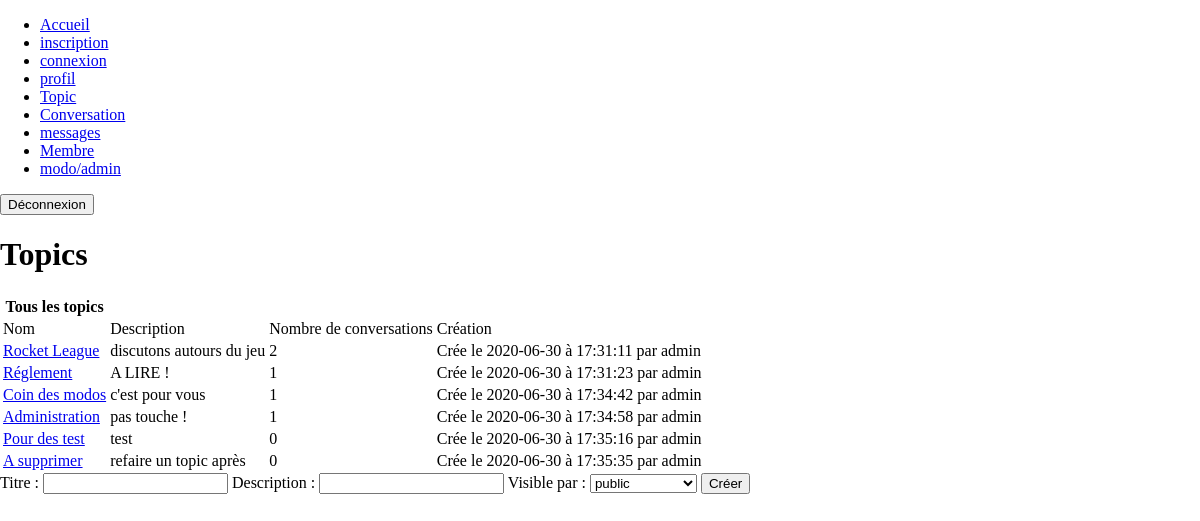
Screenshot of /topic.php (signed in) with the database file from the repository.
### tables this page shows
CREATE TABLE IF NOT EXISTS `topics` (
  `id` int(11) NOT NULL AUTO_INCREMENT,
  `id_utilisateur` int(11) NOT NULL,
  `titre` varchar(140) NOT NULL,
  `description` varchar(255) NOT NULL,
  `id_confidentialite` int(11) NOT NULL,
  `date` datetime NOT NULL DEFAULT current_timestamp(),
  PRIMARY KEY (`id`)
);

CREATE TABLE IF NOT EXISTS `utilisateurs` (
  `id` int(11) NOT NULL AUTO_INCREMENT,
  `login` varchar(80) NOT NULL,
  `mdp` varchar(80) NOT NULL,
  `nom` varchar(255) NOT NULL,
  `prenom` varchar(255) NOT NULL,
  `mail` varchar(255) NOT NULL,
  `avatar` varchar(255) DEFAULT NULL,
  `id_confidentialite` int(11) NOT NULL DEFAULT 2,
  PRIMARY KEY (`id`)
);

### include/php_topic.php (called while the page is built, shortened)
<?php
    require_once 'fonctions/fonction_global.php';
    require_once 'fonctions/fonction_topic.php';
    $connexionbdd = connexionbdd();
    $requete_rang = "SELECT * FROM confidentialite";
    $query_rang = mysqli_query($connexionbdd, $requete_rang);
            if(isset($_SESSION["id_confidentialite"]) && ($_SESSION["id_confidentialite"]==3 || $_SESSION["id_confidentialite"]==4))
                {
                    $requete_topic = "SELECT * FROM utilisateurs INNER JOIN topics ON topics.id_utilisateur=utilisateurs.id";
                }
    $query_topic = mysqli_query($connexionbdd, $requete_topic);
    $topics= mysqli_fetch_all($query_topic, MYSQLI_ASSOC);
?>

### topic.php (the view, shortened to what this page needs)
<?php
    include 'include/php_topic.php';
?>
<!DOCTYPE html>
<html>
<head>
    <link rel="stylesheet" href="css/style.css"/>
</head>
<body>
    <header>
        <?php include 'include/header.php';?>
    </header>
    <main>
        <h1>Topics</h1>
        <table>
            <thead>
                <tr>
                    <th>Tous les topics</th>
                </tr>
            </thead>
            <tbody>
                <tr>
                    <td>Nom</td>
                    <td>Description</td>
                    <td>Nombre de conversations</td>
                    <td>Création</td>
                </tr>
                <?php
                    foreach($topics as $nbtopic => $info_topic)
                        {
                            ?>
                            <tr>
                                <td><a href="conversation.php?id_topic=<?php echo $info_topic["id"];?>"><?php echo $info_topic["titre"];?></a></td>
                                <td><?php echo $info_topic["description"];?></td>
                                <?php count_conv($info_topic);?>
                                <td><?php date_topic($info_topic);?> par <?php echo$info_topic["login"];?></td>
                            </tr>
                            <?php
                        }
                ?>
            </tbody>
        </table>
        <?php
            form_topic($rang);
        ?>
    </main>
</body>
</html>

### fonctions/fonction_topic.php
<?php
function count_conv($info_topic)
    {
        $id = $info_topic["id"];
        $connexionbdd = connexionbdd();
        $requete_conv = "SELECT COUNT(id) FROM conversations WHERE id_topic=$id";
        $query_conv = mysqli_query($connexionbdd, $requete_conv);
        $count_conv = mysqli_fetch_all($query_conv, MYSQLI_ASSOC);
        ?>
            <td><?php echo $count_conv[0]["COUNT(id)"];?></td>
        <?php
        return $count_conv;
    }
function date_topic($info_topic)
    {
        $date = explode(" ", $info_topic["date"]);
        $jour = $date[0];
        $heure = $date[1];
        echo "Crée le " . $jour . " à " . $heure;
    }
function form_topic($rang)
    {
        if(isset($_SESSION["id_confidentialite"]) && ($_SESSION["id_confidentialite"]==3 || $_SESSION["id_confidentialite"]==4))
                {
                    ?>
                    <form action="topic.php" method="POST">
                        <label for="titre">Titre :</label>
                        <input type="text" id="titre" name="titre" required>
                        <label for="description" >Description :</label>
                        <input type="text" id="description" name="description" required>
                        <label for="acces">Visible par :</label>
                        <select name="acces" id="acces" required>
                        <?php
                            foreach($rang as $role => $info_rang)
                                {
                                    ?>
                                    <option value="<?php echo $info_rang["id"];?>"><?php echo $info_rang["rang"];?></option>
                                    <?php
                                }
                        ?>
                        </select>
                        <input type="submit" name="ajout_topic" value="Créer">
                    </form>
                    <?php
                }
    }
?>

### css/style.css (style rules this page uses)
html { margin: 0; height: 100%; }
body { display: flex; flex-direction: column; margin: 0; height: 100%; }

### rows the page displays
topics: titre "Rocket League", description "discutons autours du jeu", COUNT "2", date "2020-06-30", date "17:31:11", id_utilisateur.login "admin"
topics: titre "Réglement", description "A LIRE !", COUNT "1", date "2020-06-30", date "17:31:23", id_utilisateur.login "admin"
topics: titre "Coin des modos", description "c'est pour vous", COUNT "1", date "2020-06-30", date "17:34:42", id_utilisateur.login "admin"
topics: titre "Administration", description "pas touche !", COUNT "1", date "2020-06-30", date "17:34:58", id_utilisateur.login "admin"
topics: titre "Pour des test", description "test", COUNT "0", date "2020-06-30", date "17:35:16", id_utilisateur.login "admin"
topics: titre "A supprimer", description "refaire un topic après", COUNT "0", date "2020-06-30", date "17:35:35", id_utilisateur.login "admin"

### other values shown
form field acces "public"
